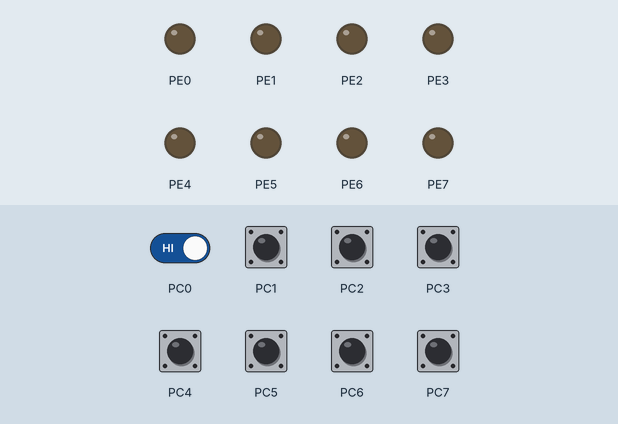
Simulated run of this program. Board: ATmega128, built with avr-gcc and emulated at 16 MHz. Shown: output pins drawn as LEDs (lit = HIGH). The inputs (shaded band) are chosen by the test bench; at power-on: PC0–7 HIGH.

Above: at 1.2 s.
1.3 s: PC0 driven LOW
At 2.7 s:
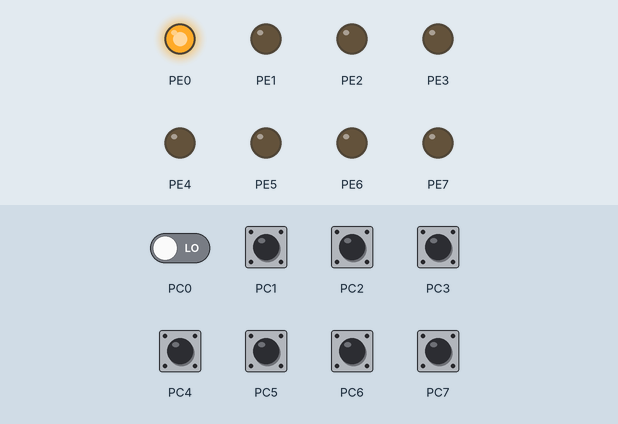
Timing chart, 0 to 4.3 s (numbered marks = the images above; inputs shaded):
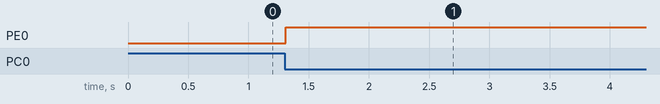

The program:

main.c
```c
#define F_CPU 16000000L
#include <avr/io.h>
#include <util/delay.h>

unsigned char read_switch(unsigned char sw_id)
{
	static unsigned char sw_bef = 1;
	unsigned char sw_cur = PINC & (1 << sw_id);
	if(sw_bef > 0 && sw_cur == 0)
	{
		_delay_ms(10);
		sw_cur = PINC & (1 << sw_id);
		sw_bef = sw_cur;
		if(sw_cur == 0)
			return 1;
	}
	sw_bef = sw_cur;
	return 0;
}

int main(void)
{
	DDRE = 0xff;
	DDRC = 0x00;
	int a = 0;
    while (1)
    {
		if(read_switch(0))
		{
			if (a==1)	a=0;
			else a=1;
			PORTE = a;
		}
		_delay_ms(10);
    }
}
```

Measured:
- after the input at 1.3 s, PE0: LOW → HIGH at once
